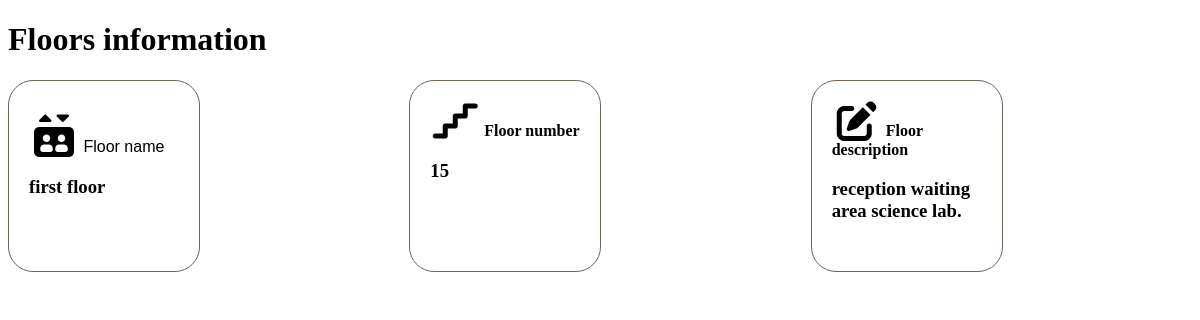
Screenshot of /showFloorInfo/ (signed in) with the database file from the repository.
### Hospital_app/models.py (models this page shows)
class floor_info(models.Model):
    floor_name=models.CharField(max_length=200)
    floor_num=models.IntegerField()
    floor_description=models.TextField()

### Hospital_app/views.py (the view)
# urls.py: path('showFloorInfo/',showFloorInfo,name="showFloorInfo"),
def showFloorInfo(request):
     floor_id=request.session.get("floor_id")
     floor=floor_info.objects.filter(id=floor_id)
     return render(request,"showfloorInfo.html",{"floors":floor})

### templates/showfloorInfo.html (shortened to what this page needs)
<!DOCTYPE html>
<html lang="en">
<head>
    {% load static %}
    <link rel="stylesheet" href="{% static 'style.CSS' %}">
    <link rel="stylesheet" href="https://cdnjs.cloudflare.com/ajax/libs/font-awesome/7.3.1/css/all.min.css" />
</head>
<body>
    <h1>Floors information</h1>
    {% for floor in floors %}
    <div id="floorinfo">
        <div id="floorname">
        <p><i class="fa-solid fa-elevator"></i>  Floor name</p>
        <h3>{{floor.floor_name}}</h3>
        </div>
        <div id="floorn">
        <strong><i class="fa-solid fa-stairs"></i> Floor number</strong>
        <h3>{{floor.floor_num}}</h3>
        </div>
        <div id="floorsdec">
        <strong><i class="fa-solid fa-pen-to-square"></i> Floor description</strong>
        <h3>{{floor.floor_description}}</h3>
        </div>
    </div>
    {% endfor %}
</body>
</html>

### rows the page displays
floor_info: floor_name "first floor", floor_num "15", floor_description "reception waiting area science lab."
